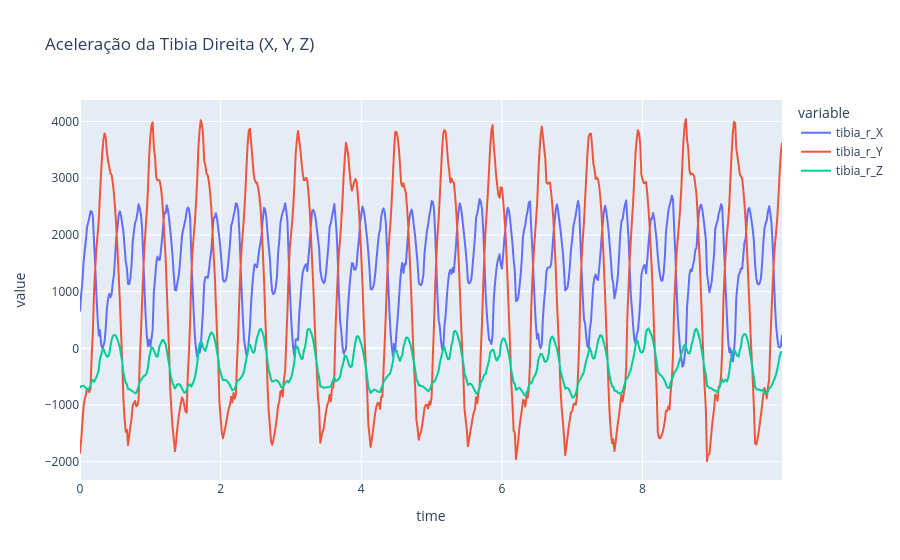

Source (notebook cell):
### Code cell
# Aceleração da tibia direita (X, Y, Z)
fig = px.line(df_acc_global,
              x='time', 
              y=['tibia_r_X', 'tibia_r_Y', 'tibia_r_Z'], 
              title='Aceleração da Tibia Direita (X, Y, Z)')
fig.show()

### Figure 1 — Plotly figure (JSON) as saved in the notebook; plotly's stock layout.template omitted (floating-point values rounded to 4 significant figures; data arrays with more than 128 entries replaced by an {"elided": "..."} marker saying what was removed)
{"data": [{"hovertemplate": "variable=tibia_r_X<br>time=%{x}<br>value=%{y}<extra></extra>", "legendgroup": "tibia_r_X", "line": {"color": "#636efa", "dash": "solid"}, "marker": {"symbol": "circle"}, "mode": "lines", "name": "tibia_r_X", "showlegend": true, "type": "scattergl", "x": {"elided": "600 float values"}, "xaxis": "x", "y": {"elided": "600 float values"}, "yaxis": "y"}, {"hovertemplate": "variable=tibia_r_Y<br>time=%{x}<br>value=%{y}<extra></extra>", "legendgroup": "tibia_r_Y", "line": {"color": "#EF553B", "dash": "solid"}, "marker": {"symbol": "circle"}, "mode": "lines", "name": "tibia_r_Y", "showlegend": true, "type": "scattergl", "x": {"elided": "600 float values"}, "xaxis": "x", "y": {"elided": "600 float values"}, "yaxis": "y"}, {"hovertemplate": "variable=tibia_r_Z<br>time=%{x}<br>value=%{y}<extra></extra>", "legendgroup": "tibia_r_Z", "line": {"color": "#00cc96", "dash": "solid"}, "marker": {"symbol": "circle"}, "mode": "lines", "name": "tibia_r_Z", "showlegend": true, "type": "scattergl", "x": {"elided": "600 float values"}, "xaxis": "x", "y": {"elided": "600 float values"}, "yaxis": "y"}], "layout": {"legend": {"title": {"text": "variable"}, "tracegroupgap": 0}, "title": {"text": "Aceleração da Tibia Direita (X, Y, Z)"}, "xaxis": {"anchor": "y", "domain": [0, 1], "title": {"text": "time"}}, "yaxis": {"anchor": "x", "domain": [0, 1], "title": {"text": "value"}}}}
